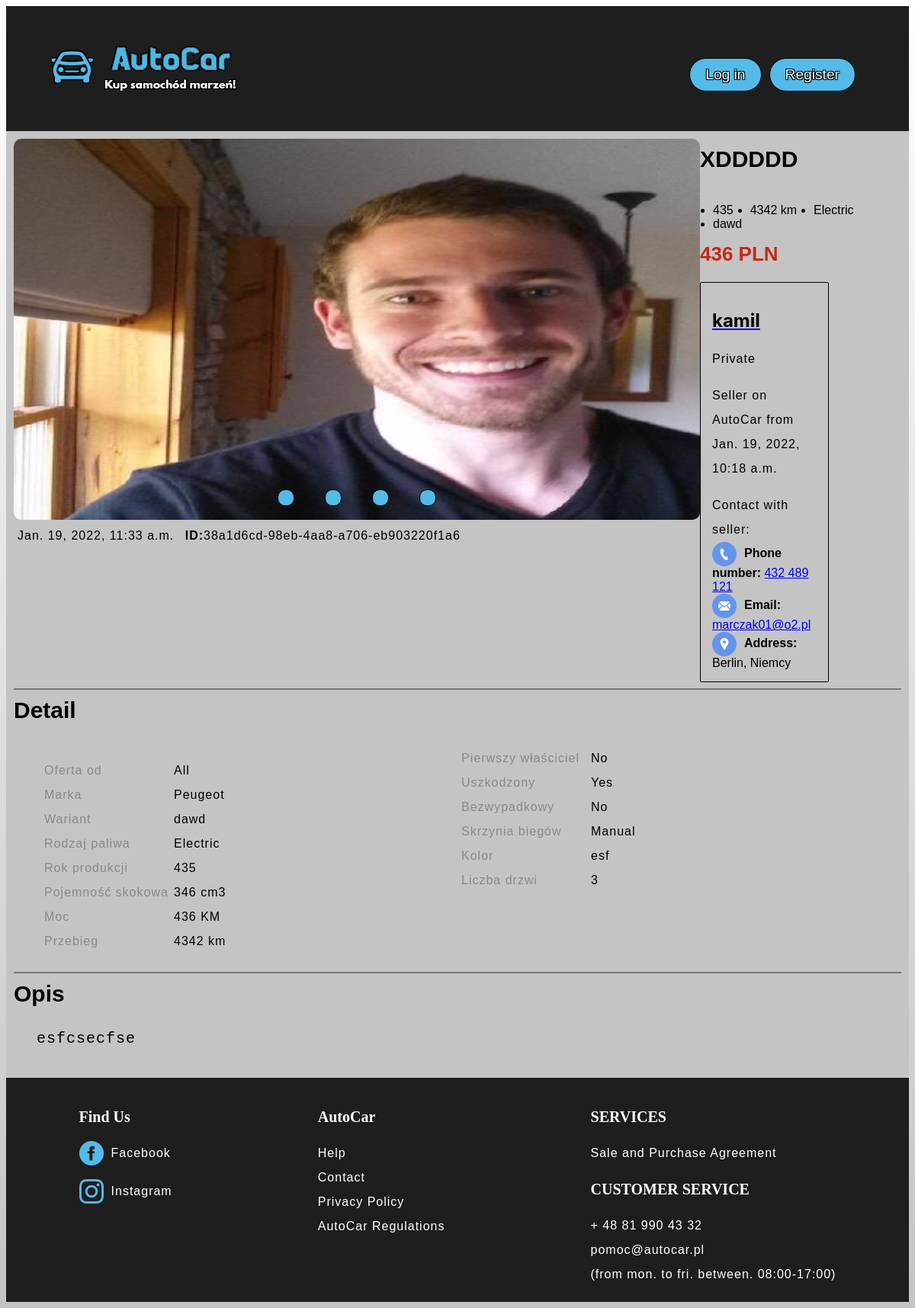
/advert/38a1d6cd98eb4aa8a706eb903220f1a6/, run on the app's committed database.
### adverts/models.py (models this page shows, shortened)
class Advert(models.Model):
    YES_OR_NO = [
        ('Yes','Yes'),
        ('No','No'),
    ]
    MAN_AUTO = [
        ('Manual','Manual'),
        ('Automatic','Automatic'),
    ]
    SELLER = [
        ('All','All'),
        ('Dealer','Dealer'),
        ('Private','Private'),
    ]
    owner = models.ForeignKey(Profile, null=True, blank=True, on_delete=models.SET_NULL)
    title = models.CharField(max_length=200)
    description = models.TextField(max_length=3500, null=True, blank=False)
    featured_image = models.ImageField(null=True, blank=False)
    brand = models.ForeignKey('Brand', null=True, on_delete=models.DO_NOTHING)
    variant = models.CharField(max_length=200, null=True, blank=False)
    location_city = models.CharField(max_length=50, null=True, blank=False)
    location_country = models.CharField(max_length=50, null=True, blank=False)
    fuel_type = models.ForeignKey('Fuel', null=True, on_delete=models.DO_NOTHING)
    year_of_production = models.IntegerField(null=True, blank=False)
    price = models.IntegerField(null=True, blank=False)
    engine_capacity = models.IntegerField(null=True, blank=False)
    power = models.IntegerField(null=True, blank=False)
    mileage = models.IntegerField(null=True, blank=False)
    seller = models.CharField(max_length=200, null=True, blank=False, choices=SELLER)
    first_owner = models.CharField(max_length=200, null=True, blank=False, choices=YES_OR_NO)
    broken = models.CharField(max_length=200, null=True, blank=False, choices=YES_OR_NO)
    no_crashed = models.CharField(max_length=200, null=True, blank=False, choices=YES_OR_NO)
    manual_auto = models.CharField(max_length=200, null=True, blank=False, choices=MAN_AUTO)
    color = models.CharField(max_length=200, null=True, blank=False)
    num_of_doors = models.IntegerField(null=True, blank=False)
    created = models.DateTimeField(auto_now_add=True)
    id = models.UUIDField(default=uuid.uuid4, unique=True,
                          primary_key=True, editable=False)

class Fuel(models.Model):
    name = models.CharField(max_length=200)
    created = models.DateTimeField(auto_now_add=True)
    id = models.UUIDField(default=uuid.uuid4, unique=True,
                          primary_key=True, editable=False)
    def __str__(self):
        return self.name

class Brand(models.Model):
    name = models.CharField(max_length=200)
    created = models.DateTimeField(auto_now_add=True)
    id = models.UUIDField(default=uuid.uuid4, unique=True,
                          primary_key=True, editable=False)
    def __str__(self):
        return self.name

### users/models.py (models this page shows, shortened)
class Profile(models.Model):
    SELLER = [
        ('All','All'),
        ('Dealer','Dealer'),
        ('Private','Private'),
    ]
    user = models.OneToOneField(
        User, on_delete=models.CASCADE, null=True, blank=True)
    name = models.CharField(max_length=200, null=True, blank=True)
    email = models.EmailField(max_length=500, blank=True, null=True)
    username = models.CharField(max_length=200, null=True, blank=True)
    location_city = models.CharField(max_length=50, null=True, blank=False)
    location_country = models.CharField(max_length=50, null=True, blank=False)
    short_intro = models.CharField(max_length=200, null=True, blank=True)
    seller = models.CharField(max_length=200, null=True, blank=False, choices=SELLER)
    bio = models.TextField(null=True, blank=True)
    profile_image = models.ImageField(
        null=True, blank=True, upload_to='profiles/', default='profiles/user-default.png')
    created = models.DateTimeField(auto_now_add=True)
    id = models.UUIDField(default=uuid.uuid4, unique=True,
                          primary_key=True, editable=False)

### adverts/views.py (the view)
# urls.py: path('advert/<str:pk>/', views.advert, name="single-advert"),
def advert(request, pk):
    page = 'advert'
    advert = Advert.objects.get(id=pk)
    profile = Profile.objects.all()
    context = {'advert': advert, 'profile': profile, 'page': page}
    return render(request, 'adverts/single-advert.html', context)

### adverts/templates/adverts/single-advert.html (shortened to what this page needs)
{% extends 'main.html' %}
{% load static %}
{% block content %}
<main>
    <section class="main">
        <div class="row">
            <div class="column">
                <div class="slider">
                    <div class="slides">
                    <div class="slide first">
                        <img src="{{advert.featured_image.url}}" alt="">
                    </div>
                    </div>
                    <div class="navigation-manual">
                    <label for="radio1" class="manual-btn"></label>
                    <label for="radio2" class="manual-btn"></label>
                    <label for="radio3" class="manual-btn"></label>
                    <label for="radio4" class="manual-btn"></label>
                    </div>
                </div>
                <div class="caption">
                    <span class="time">{{advert.created}}</span>
                    <span class="advert-id"><b>ID:</b>{{advert.id}}</span>
                </div>
            </div>
            <div class='column'>
                <h1>{{advert.title}}</h1>
                <ul>
                    <li class="header">
                        {{advert.year_of_production}}
                    </li>
                    <li class="header">
                        {{advert.mileage}} km
                    </li>
                    <li class="header">
                        {{advert.fuel_type}}
                    </li>
                    <li class="header">
                        {{advert.variant}}
                    </li>
                </ul>
                <h2 class="price">{{advert.price}} PLN</h1>
                    <section class="seller-card">
                            <a href="{% url 'profile' advert.owner.id %}"><h2 class="seller-heading">{{advert.owner.username}}</h2></a>
                            <span>{{advert.owner.seller}}</span>
                            <p>
                                <span>Seller on AutoCar from {{advert.owner.created}}</span>
                            </p>
                                <span>Contact with seller:</span>
                                <li><img class="address-icon circle" src="{% static 'images/phone.png' %}" alt="" /><b>Phone number: </b><a href="tel:432 489 121">432 489 121</a></li>
                                <li><img class="address-icon circle" src="{% static 'images/mail.png' %}" alt="" /><b>Email: </b> <a href="mailto:{{advert.owner.email}}">{{advert.owner.email}}</a></li>
                                <li><img class="address-icon circle" src="{% static 'images/pin.png' %}" alt="" /><b>Address: </b>{{advert.owner.location_city}}, {{advert.owner.location_country}}</li>
                    </section>
            </div>
        </div>
    <section>
        <hr>
        <h1>Detail</h1>
        <div class="row">
            <div class="column">
                <ul>
                    <li class="details">
                        <span class="offer-params__label">Oferta od</span>
                        <span>{{advert.seller}}</span>
                    </li>
                    <li class="details">
                        <span class="offer-params__label">Marka</span>
                        <span>{{advert.brand}}</span>
                    </li>
                    <li class="details">
                        <span class="offer-params__label">Wariant</span>
                        <span>{{advert.variant}}</span>
                    </li>
                    <li class="details">
                        <span class="offer-params__label">Rodzaj paliwa</span>
                        <span>{{advert.fuel_type}}</span>
                    </li>
                    <li class="details">
                        <span class="offer-params__label">Rok produkcji</span>
                        <span>{{advert.year_of_production}}</span>
                    </li>
                    <li class="details">
                        <span class="offer-params__label">Pojemność skokowa</span>
                        <span>{{advert.engine_capacity}} cm3</span>
                    </li>
                    <li class="details">
                        <span class="offer-params__label">Moc</span>
                        <span>{{advert.power}} KM</span>
                    </li>
                    <li class="details">
                        <span class="offer-params__label">Przebieg</span>
                        <span>{{advert.mileage}} km</span>
                    </li>
            </div>
            <div class='column'>
                    <li class="details">
                        <span class="offer-params__label">Pierwszy właściciel</span>
                        <span>{{advert.first_owner}}</span>
                    </li>
                    <li class="details">
                        <span class="offer-params__label">Uszkodzony</span>
                        <span>{{advert.broken}}</span>
                    </li>
                    <li class="details">
                        <span class="offer-params__label">Bezwypadkowy</span>
                        <span>{{advert.no_crashed}}</span>
                    </li>
                    <li class="details">
                        <span class="offer-params__label">Skrzynia biegów</span>
                        <span>{{advert.manual_auto}}</span>
                    </li>
                    <li class="details">
                        <span class="offer-params__label">Kolor</span>
                        <span>{{advert.color}}</span>
                    </li>
                    <li class="details">
                        <span class="offer-params__label">Liczba drzwi</span>
                        <span>{{advert.num_of_doors}}</span>
                    </li>
            </div>
        </div>
        <hr>
    </section>
    <section>
        <h1>Opis</h1>
        <pre style="font-size: 20px;" class="description">{{advert.description}}</pre>
    </section>
    </section>
</main>
{% endblock %}

### static/styles/styleAdvert.css (style rules this page uses)
body { font-family: Arial; background: linear-gradient(#FFF, #C4C4C4); padding: 0; }
.price { color: #c82814; font-size: 26px; margin-top: -1px; padding-bottom: 20px; }
h1 { margin-top: 10px; font-size: 30px; }
h2 { color: white; }
.main { background-color: #C4C4C4; padding: 10px 0px 20px 10px; }
.row { display: flex; flex-direction: row; flex-wrap: wrap; width: 100%; }
.column { display: flex; flex-direction: column; flex-basis: 100%; flex: 1; }
.slider { width: 900px; height: 500px; border-radius: 10px; overflow: hidden; }
.slides { width: 500%; height: 500px; display: flex; }
.slide { width: 20%; transition: 1s; }
.slide img { width: 900px; height: 500px; }
.navigation-manual { position: absolute; width: 900px; margin-top: -40px; display: flex; justify-content: center; }
.manual-btn { border: 1px solid black; background-color: #54BAE8; padding: 5px; border-radius: 10px; cursor: pointer; transition: 1s; width: 10px; height: 10px; }
.manual-btn:not(:last-child) { margin-right: 40px; }
.header { float: left; margin-right: 20px; margin-left: -23px; padding-right: 25px; }
.seller-card { padding: 15px; border-radius: 2px; border: 1px solid #000000; width: 50%; margin-top: -20px; list-style-type: none; }
.seller-heading { color: black; font-family: BlinkMacSystemFont,-apple-system,"Segoe UI",Roboto,Helvetica,Arial,sans-serif; }
.address-icon { width: 16px; height: 16px; background-color: cornflowerblue; margin-right: 10px; padding: 8px; vertical-align: middle; }
.circle { border-radius: 50%; }
.caption { padding: 5px; }
.advert-id { margin-left: 10px; }
hr { border: 1px solid #777777; margin-right: 10px; }
.details { list-style: none; }
.offer-params__label { color: #898989; float: left; width: 170px; }
.description { word-spacing: 5px; letter-spacing: 1px; text-indent: 20px; text-align: justify; margin-right: 20px; margin-left: 10px; }
span { line-height: 2; letter-spacing: 1px; }

### data on the page
Advert: featured_image (picture), created "Jan. 19, 2022, 11:33 a.m.", id "38a1d6cd-98eb-4aa8-a706-eb903220f1a6", title "XDDDDD", year_of_production "435", mileage "4342", fuel_type "Electric", variant "dawd", price "436", owner.username "kamil", owner.seller "Private", owner.created "Jan. 19, 2022, 10:18 a.m.", owner.email "marczak01@o2.pl", owner.location_city "Berlin", owner.location_country "Niemcy", seller "All", brand "Peugeot", engine_capacity "346", power "436", first_owner "No", broken "Yes", no_crashed "No", manual_auto "Manual", color "esf", num_of_doors "3", description "esfcsecfse"
